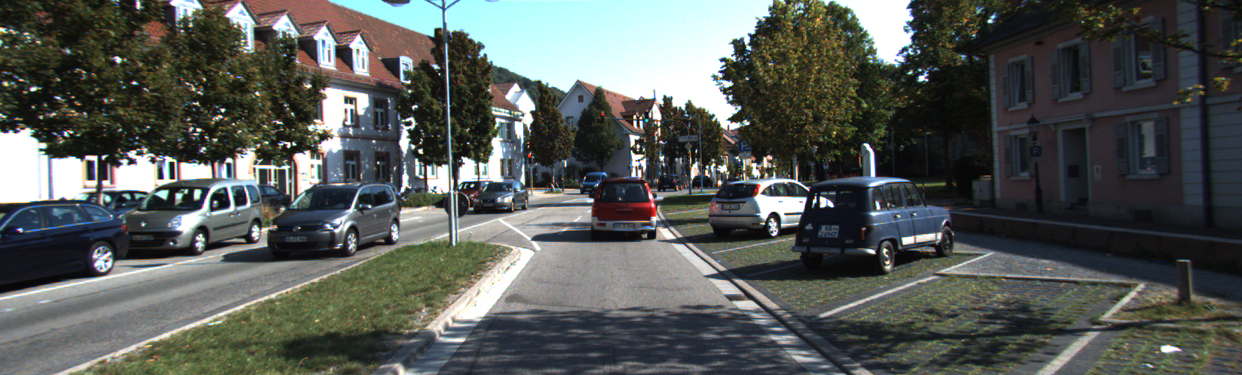
#> input picture examples/img1.png, 1242 x 375 px, given in place of NATL_AN_2006-12-28.png, which was not available
$ jupyter execute --allow-errors OPENCV_flow.ipynb   (shell and % lines are left out)   (text cells are left out)
#> lines starting #> are read from the running program, lines starting #| are printed output that depends on the picture; pictures that were not available may be replaced by others from this repository, and a replacement may not be noted
[cell 1]
from PIL import Image
import os, sys
import imageio


dirListing = os.listdir("/content/drive/MyDrive/data1/")
images_names  = []
for item in dirListing:
  if ".png" in item:
      images_names.append(item)

from datetime import timedelta, date

def daterange(start_date, end_date):
    for n in range(int((end_date - start_date).days)):
        yield start_date + timedelta(n)

start_date = date(2006, 12, 27)
end_date = date(2017, 4, 6)
item=[]

for single_date in daterange(start_date, end_date):
  t="NATL_AN_"+single_date.strftime("%Y-%m-%d")+".png"

  if ( t in images_names):
     item.append("/content/drive/MyDrive/data1/"+t)

print(item)

[cell 2]
import flowpy

import cv2
import numpy as np
from math import log10, sqrt
import PIL
from skimage import measure
from PIL import Image
i=0
item1="/content/drive/MyDrive/data1/NATL_AN_2006-12-28.png"
item2="/content/drive/MyDrive/data1/NATL_AN_2006-12-29.png"
im1=cv2.imread(item1)
#> im1 is the input picture: shape (375, 1242, 3); mean B, G, R 86.8, 90.2, 85.9
im2=cv2.imread(item2)
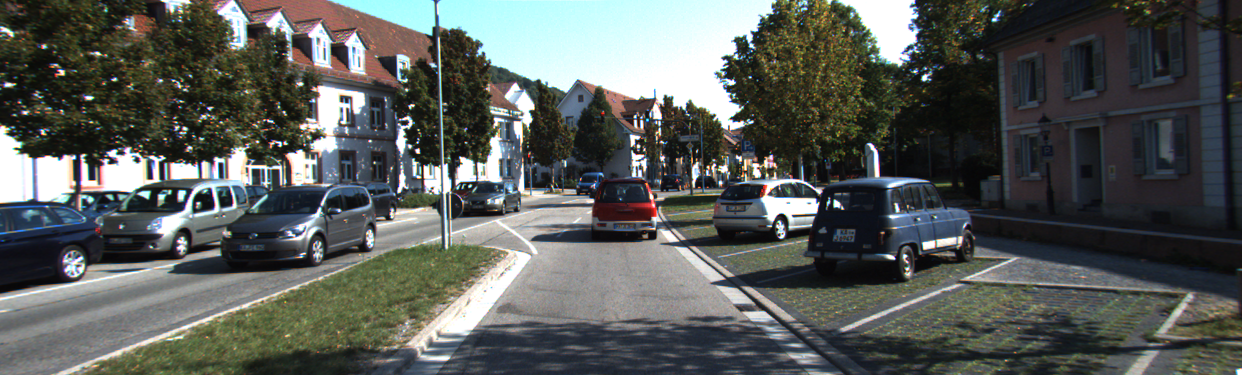
#> input picture examples/img2.png, 1242 x 375 px, given in place of NATL_AN_2006-12-29.png, which was not available
#> im2 is the input picture: shape (375, 1242, 3); mean B, G, R 88.7, 91.9, 88.1

frame1 = im1
prvs = cv2.cvtColor(frame1,cv2.COLOR_BGR2GRAY)
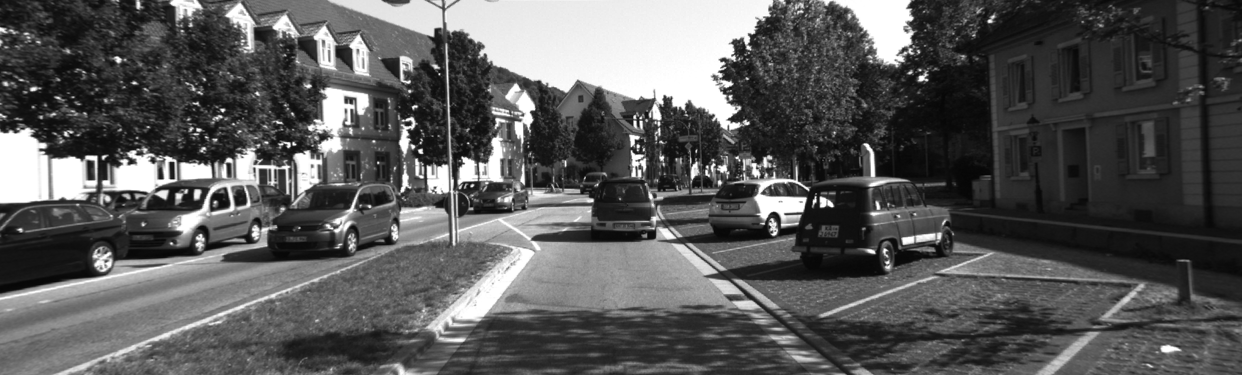
#> prvs: shape (375, 1242); min 4, max 255, mean 88.5
hsv = np.zeros_like(frame1)
hsv[...,1] = 255


frame2 = im2
next = cv2.cvtColor(frame2,cv2.COLOR_BGR2GRAY)
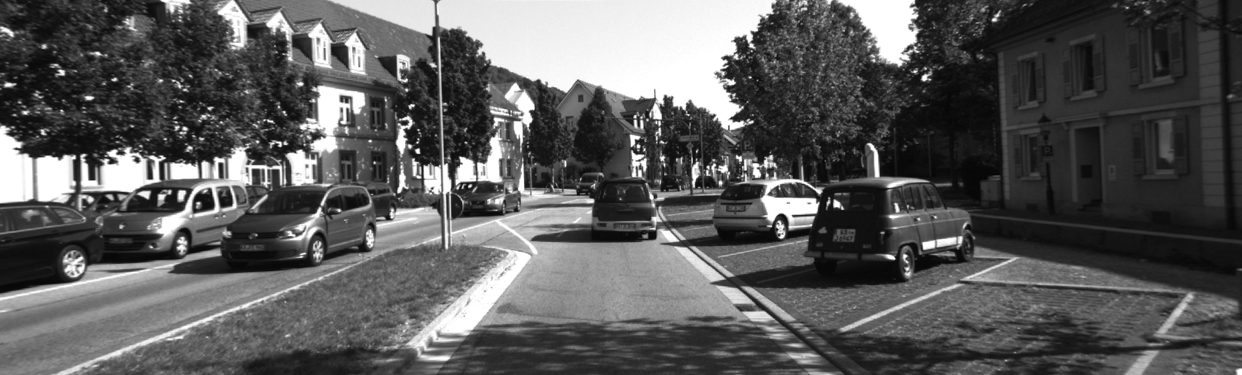
#> next: shape (375, 1242); min 5, max 255, mean 90.4
flow = cv2.calcOpticalFlowFarneback(prvs,next, None, 0.5, 3, 15, 3, 5, 1.2, 0)

mag, ang = cv2.cartToPolar(flow[...,0], flow[...,1])
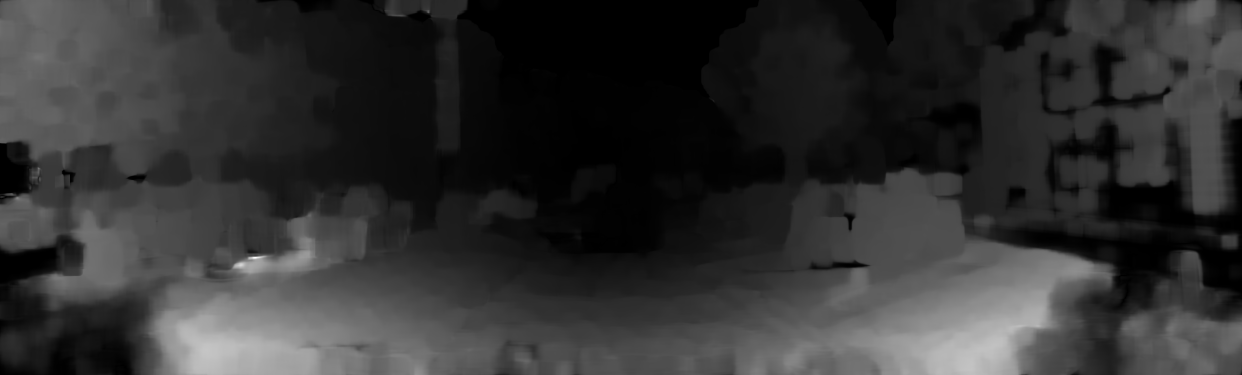
#> mag: shape (375, 1242) float32; min 0, max 68.25, mean 13.4; drawn with min black and max white
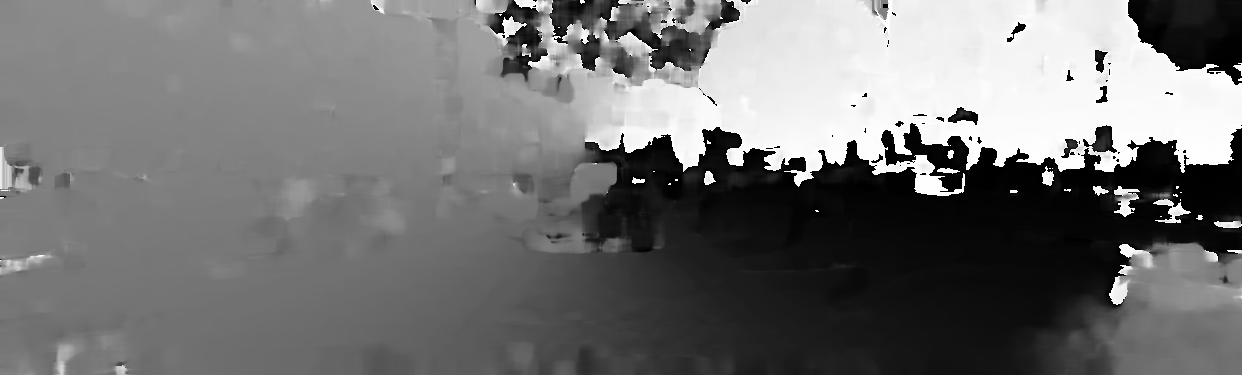
#> ang: shape (375, 1242) float32; min 2.45e-10, max 6.28, mean 2.84; drawn with min black and max white
hsv[...,0] = ang*180/np.pi/2
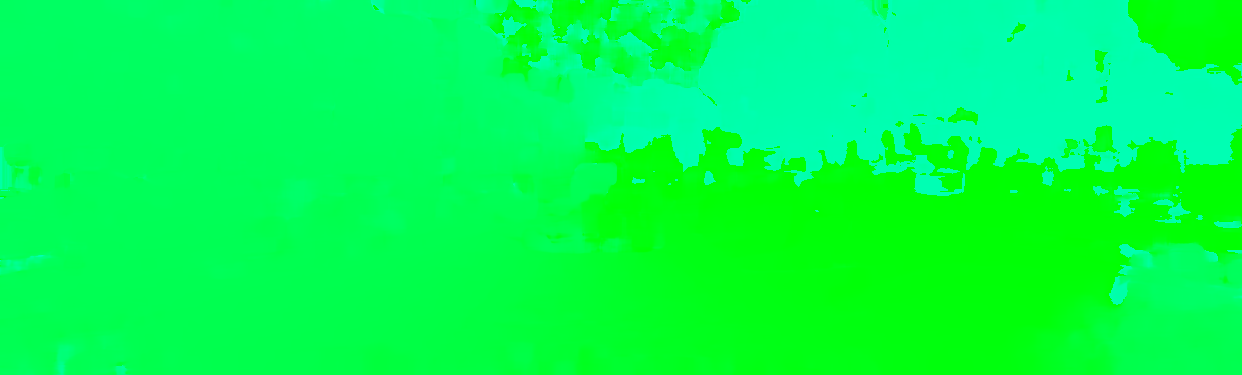
#> hsv: shape (375, 1242, 3); mean of channels 0, 1, 2 80.9, 255, 0; drawn as B, G, R
hsv[...,2] = cv2.normalize(mag,None,0,255,cv2.NORM_MINMAX)
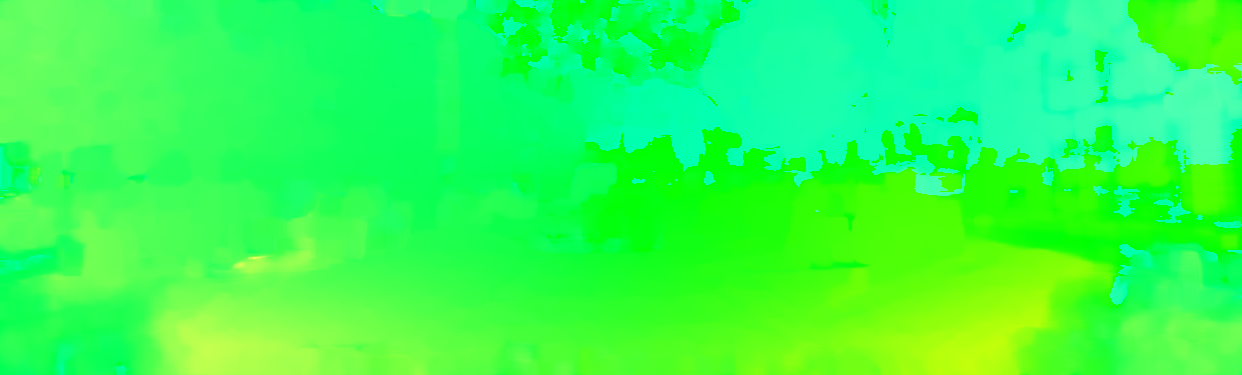
#> hsv: shape (375, 1242, 3); mean of channels 0, 1, 2 80.9, 255, 49.6; drawn as B, G, R
rgb = cv2.cvtColor(hsv,cv2.COLOR_HSV2BGR)
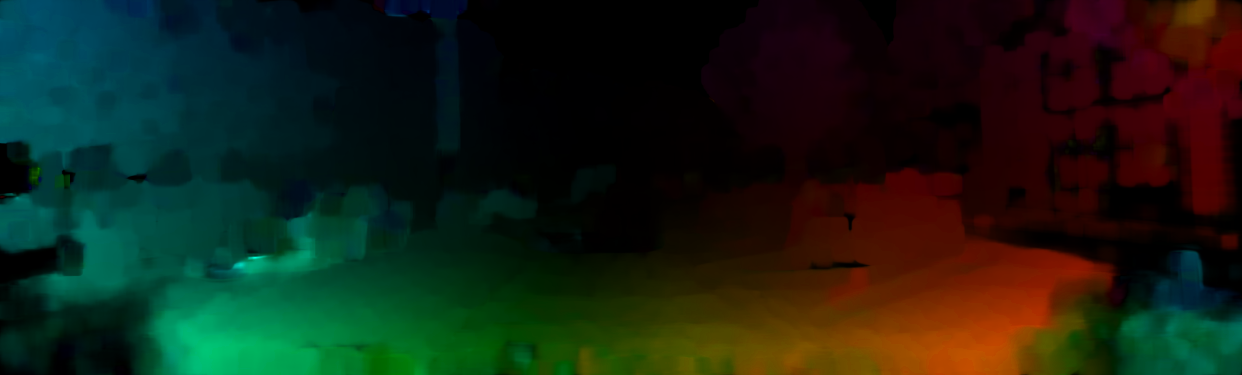
#> rgb: shape (375, 1242, 3); mean B, G, R 20.5, 32.9, 22
t1=item1.split('_')[2].split(".")[0]
t2=item2.split('_')[2].split(".")[0]
#cv2_imshow(rgb)
cv2.imwrite("/content/opencv_results/"+t1+"_"+t2+".png",rgb)


first_image = np.asarray(Image.open(item1))
cv2.imwrite(t1[0]+".png",first_image)
second_image = np.asarray(Image.open(item2))

flow[np.isnan(flow)] = 0
#> (the rest of this cell did not finish here and is left out)
